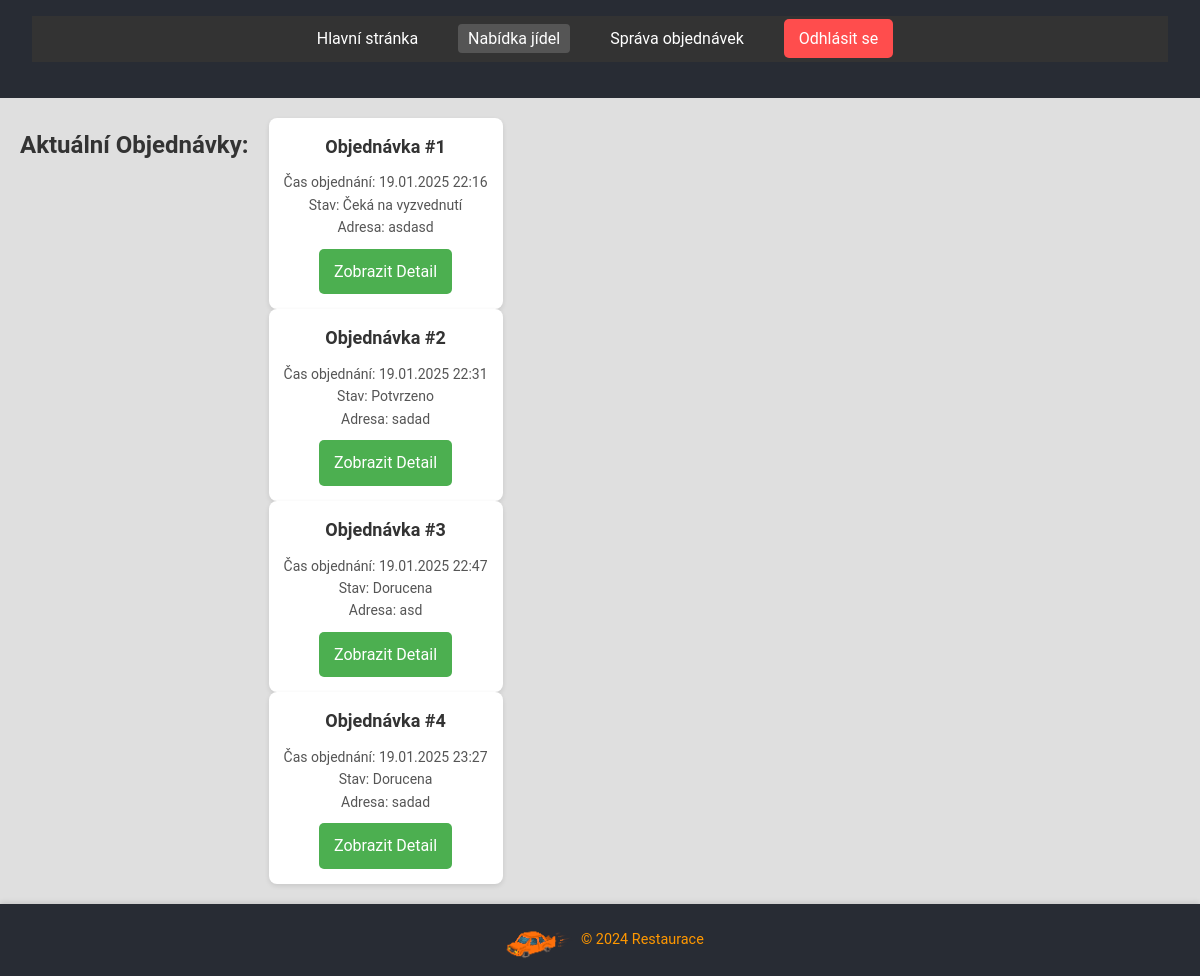
/restaurant/orders, run on the app's committed database.
### website/models.py (models this page shows)
class Objednavka(db.Model):
    id = db.Column(db.Integer, primary_key=True)
    datum_objednani = db.Column(db.DateTime(timezone=True), default=func.now())
    cena = db.Column(db.Float())
    zpusob_platby = db.Column(db.String(150))
    uzivatel_id = db.Column(db.Integer, db.ForeignKey('uzivatel.id'))
    doruceni_id = db.Column(db.Integer, db.ForeignKey('doruceni.id'))
    restaurace_id = db.Column(db.Integer, db.ForeignKey('restaurace.id'))
    foods = db.relationship('Food')
    doruceni = db.relationship('Doruceni', backref='objednavky', foreign_keys=[doruceni_id])
    restaurace = db.relationship('Restaurace', backref='objednavky', foreign_keys=[restaurace_id])

class Doruceni(db.Model):
    id = db.Column(db.Integer, primary_key=True)
    stav_objednavky = db.Column(db.String(150), default = "Čeká na zpracování")
    doruceni_adresa = db.Column(db.String(255),nullable = True)
    uzivatel_id = db.Column(db.Integer, db.ForeignKey('uzivatel.id'))
    poslicek_id = db.Column(db.Integer, db.ForeignKey('uzivatel.id'))

### website/views.py (the view)
@views.route('/restaurant/orders', methods=['GET'])
def restaurant_orders_overview():
    orders = Objednavka.query.all()
    return render_template('restaurant_orders.html', orders=orders)

### website/templates/restaurant_orders.html (shortened to what this page needs)
<!DOCTYPE html>
<html lang="en">
<head>
    <link rel="stylesheet" href="{{ url_for('static', filename='styles.css') }}">
</head>
<body>
    <header>
        <nav class="restaurant-nav">
         <ul>
        <li><a href="{{ url_for('views.edit_homepage') }}">Hlavní stránka</a></li>
        <li><a href="{{ url_for('views.view_menus') }}" class="active">Nabídka jídel</a></li>
        <li><a href="{{ url_for('views.restaurant_orders') }}">Správa objednávek</a></li>
         <li><a href="{{ url_for('auth.logout') }}">Odhlásit se</a></li>
    </ul>
        </nav>
    </header>
    <main>
       <h2>Aktuální Objednávky:</h2>
<div class="orders-container">
    {% for order in orders %}
<div class="order-card">
    <h3>Objednávka #{{ order.id }}</h3>
    <p>Čas objednání: {{ order.datum_objednani.strftime('%d.%m.%Y %H:%M') }}</p>
    <p>Stav: {{ order.doruceni.stav_objednavky }}</p>
    <p>Adresa: {{ order.doruceni.doruceni_adresa }}</p>
    <a href="{{ url_for('views.restaurant_order_detail', order_id=order.id) }}" class="details-btn">Zobrazit Detail</a>
</div>
{% else %}
<p>Žádné objednávky pro tuto restauraci.</p>
{% endfor %}
    </main>
    <footer>
        <div class="footer-content">
            <img src="{{ url_for('static', filename='images/logo.png') }}" alt="Logo" class="footer-logo">
            <p>&copy; 2024 Restaurace</p>
        </div>
    </footer>
</body>
</html>

### website/static/styles.css (style rules this page uses)
* { margin: 0; padding: 0; box-sizing: border-box; }
:root { --orange: #ff9800; --orange-hover:#ec940f; --grey: #282c34; --lightgrey: #5e5e5e; --background:#dfdfdf; --content-background:#ffffff; --text-field-color: #fdf7eb; --shadow-color: rgba(0, 0, 0, 0.1); --button-green-hover: linear-gradient(45deg, #33fa62,#46bb60); --button-green: linear-gradient(45deg, #28a745,#218838); --button-red-hover: linear-gradient(45deg, #d63434, #ff4444); --button-red: linear-gradient(45deg,#aa1212, #ee2424); }
body { display: flex; flex-direction: column; margin: auto; font-family: 'Roboto', sans-serif; line-height: 1.6; color: #333; background-color: var(--background); justify-content: center; min-height: 100vh; }
header { background-color: var(--grey); padding: 1rem 2rem; }
main { display:flex; align-items:first baseline; padding: 20px; column-gap: 20px; width: 100%; }
footer { background-color: #ffffff; text-align: center; padding: 10px 0; margin-top: auto; box-shadow: 0 -2px 5px var(--shadow-color); }
.footer-content { font-size: 0.9rem; color: #666; }
.footer-content { display: flex; justify-content: center; align-items: center; color: var(--orange); }
footer { margin-top: auto; background-color: var(--grey); padding: 1rem 2rem; text-align: center; }
.footer-logo { height: 40px; }
.restaurant-nav { background-color: #333; padding: 10px 0; display: flex; justify-content: center; margin-bottom: 20px; }
.restaurant-nav ul { list-style: none; display: flex; padding: 0; margin: 0; }
.restaurant-nav ul li { margin: 0 15px; }
.restaurant-nav ul li a { color: white; text-decoration: none; font-size: 16px; padding: 5px 10px; border-radius: 4px; transition: background-color 0.3s; }
.restaurant-nav ul li a.active, .restaurant-nav ul li a:hover { background-color: #555; }
.order-card { background-color: #fff; border-radius: 8px; padding: 15px; box-shadow: 0 2px 5px rgba(0, 0, 0, 0.1); text-align: center; }
.order-card h3 { font-size: 18px; margin-bottom: 10px; }
.order-card p { font-size: 14px; color: #555; }
.details-btn { display: inline-block; padding: 10px 15px; background-color: #4CAF50; color: white; text-decoration: none; border-radius: 5px; margin-top: 10px; }
.restaurant-nav ul li a[href$="logout"] { background-color: #ff4d4d; color: white; padding: 10px 15px; border-radius: 5px; text-decoration: none; }

### data on the page
Objednavka: id "1", datum_objednani "19.01.2025 22:16", doruceni.stav_objednavky "Čeká na vyzvednutí", doruceni.doruceni_adresa "asdasd"
Objednavka: id "2", datum_objednani "19.01.2025 22:31", doruceni.stav_objednavky "Potvrzeno", doruceni.doruceni_adresa "sadad"
Objednavka: id "3", datum_objednani "19.01.2025 22:47", doruceni.stav_objednavky "Dorucena", doruceni.doruceni_adresa "asd"
Objednavka: id "4", datum_objednani "19.01.2025 23:27", doruceni.stav_objednavky "Dorucena", doruceni.doruceni_adresa "sadad"
